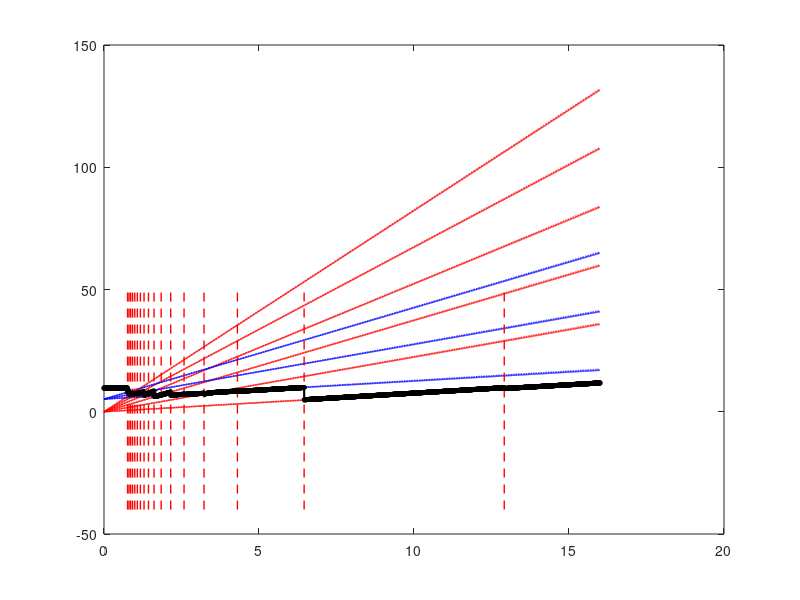

This figure's MATLAB source:
clear all;
close all;
%plot parameters
width = 6;     % Width in inches
height = 3;    % Height in inches
alw = 1;    % AxesLineWidth
fsz = 14;      % Fontsize
lw = 1;      % LineWidth
msz = 8;       % MarkerSize

% The properties we've been using in the figures
set(0,'defaultLineLineWidth',lw);   % set the default line width to lw
set(0,'defaultLineMarkerSize',msz); % set the default line marker size to msz
set(0,'defaultLineLineWidth',lw);   % set the default line width to lw
set(0,'defaultLineMarkerSize',msz); % set the default line marker size to msz


tilt=30;
delv=5.1785;




h=6.626e-34;
hbar=h/2/pi;
n=2.7e15;
e=1.6e-19;
B=0:0.005:16;
Bperp=B*cos(tilt*pi/180);
me=9.1e-31;
menhanced=1; %mstar/mb
mb=0.067;
mstar=menhanced*mb;
gb=-0.45;
g=gb;
gstar=g/gb*menhanced; %gstar*mstar/gbmb

Es0down=((0+0.5)*hbar*e*Bperp/mstar/me-1/2*gstar*gb/menhanced*e*hbar/2/me*B)/e/1e-3;
Es0up=((0+0.5)*hbar*e*Bperp/mstar/me+1/2*gstar*gb/menhanced*e*hbar/2/me*B)/e/1e-3;
Es1down=((1+0.5)*hbar*e*Bperp/mstar/me-1/2*gstar*gb/menhanced*e*hbar/2/me*B)/e/1e-3;
Es1up=((1+0.5)*hbar*e*Bperp/mstar/me+1/2*gstar*gb/menhanced*e*hbar/2/me*B)/e/1e-3;
Es2down=((2+0.5)*hbar*e*Bperp/mstar/me-1/2*gstar*gb/menhanced*e*hbar/2/me*B)/e/1e-3;
Es2up=((2+0.5)*hbar*e*Bperp/mstar/me+1/2*gstar*gb/menhanced*e*hbar/2/me*B)/e/1e-3;
Es3down=((3+0.5)*hbar*e*Bperp/mstar/me-1/2*gstar*gb/menhanced*e*hbar/2/me*B)/e/1e-3;
Es3up=((3+0.5)*hbar*e*Bperp/mstar/me+1/2*gstar*gb/menhanced*e*hbar/2/me*B)/e/1e-3;
Es4down=((4+0.5)*hbar*e*Bperp/mstar/me-1/2*gstar*gb/menhanced*e*hbar/2/me*B)/e/1e-3;
Es4up=((4+0.5)*hbar*e*Bperp/mstar/me+1/2*gstar*gb/menhanced*e*hbar/2/me*B)/e/1e-3;
Es5down=((5+0.5)*hbar*e*Bperp/mstar/me-1/2*gstar*gb/menhanced*e*hbar/2/me*B)/e/1e-3;
Es5up=((5+0.5)*hbar*e*Bperp/mstar/me+1/2*gstar*gb/menhanced*e*hbar/2/me*B)/e/1e-3;

Eas0down=delv+((0+0.5)*hbar*e*Bperp/mstar/me-1/2*gstar*gb/menhanced*e*hbar/2/me*B)/e/1e-3;
Eas0up=delv+((0+0.5)*hbar*e*Bperp/mstar/me+1/2*gstar*gb/menhanced*e*hbar/2/me*B)/e/1e-3;
Eas1down=delv+((1+0.5)*hbar*e*Bperp/mstar/me-1/2*gstar*gb/menhanced*e*hbar/2/me*B)/e/1e-3;
Eas1up=delv+((1+0.5)*hbar*e*Bperp/mstar/me+1/2*gstar*gb/menhanced*e*hbar/2/me*B)/e/1e-3;
Eas2down=delv+((2+0.5)*hbar*e*Bperp/mstar/me-1/2*gstar*gb/menhanced*e*hbar/2/me*B)/e/1e-3;
Eas2up=delv+((2+0.5)*hbar*e*Bperp/mstar/me+1/2*gstar*gb/menhanced*e*hbar/2/me*B)/e/1e-3;

E=[Es0down; Es0up; Es1down; Es1up; Es2down; Es2up; Es3down; Es3up; Es4down; Es4up; Es5down; Es5up; Eas0down; Eas0up; Eas1down; Eas1up; Eas2down; Eas2up];

plot(B,Es0down,'r--')
hold on
plot(B,Es0up,'r')
plot(B,Es1down,'r--')
plot(B,Es1up,'r')

plot(B,Es2down,'r--')
plot(B,Es2up,'r')

plot(B,Es3down,'r--')
plot(B,Es3up,'r')

plot(B,Es4down,'r--')
plot(B,Es4up,'r')

plot(B,Es5down,'r--')
plot(B,Es5up,'r')

plot(B,Eas0down,'b--')
hold on
plot(B,Eas1down,'b--')
plot(B,Eas0up,'b')
plot(B,Eas1up,'b')
plot(B,Eas2down,'b--')
plot(B,Eas2up,'b')

Ef0=hbar^2/2/mstar/me*2*pi*n/e/1e-3
nu=1:1:17;
Bnu=h*n/e./nu;
Ef=Ef0*ones(size(Es0down));

for i=1 : length(Bnu);
x1=Bnu(i)/cos(tilt*pi/180); %[1:1:5];
y1=[-40 50];   % length of lines, y axis 
%
hold on
plot([x1 x1],y1,'r--')
end
Bnu=Bnu/cos(tilt*pi/180);
for i=length(B):-1:2
    A=unique(E(:,i));
    for j=1:1:length(Bnu)
        if B(i)>Bnu(j)
            Ef(i)=A(j);
            break;
        end
    end
end

plot(B,Ef,'-ks','LineWidth',1.5,...
                       'MarkerEdgeColor','k',...
                       'MarkerFaceColor','k',...
                       'MarkerSize',2)
